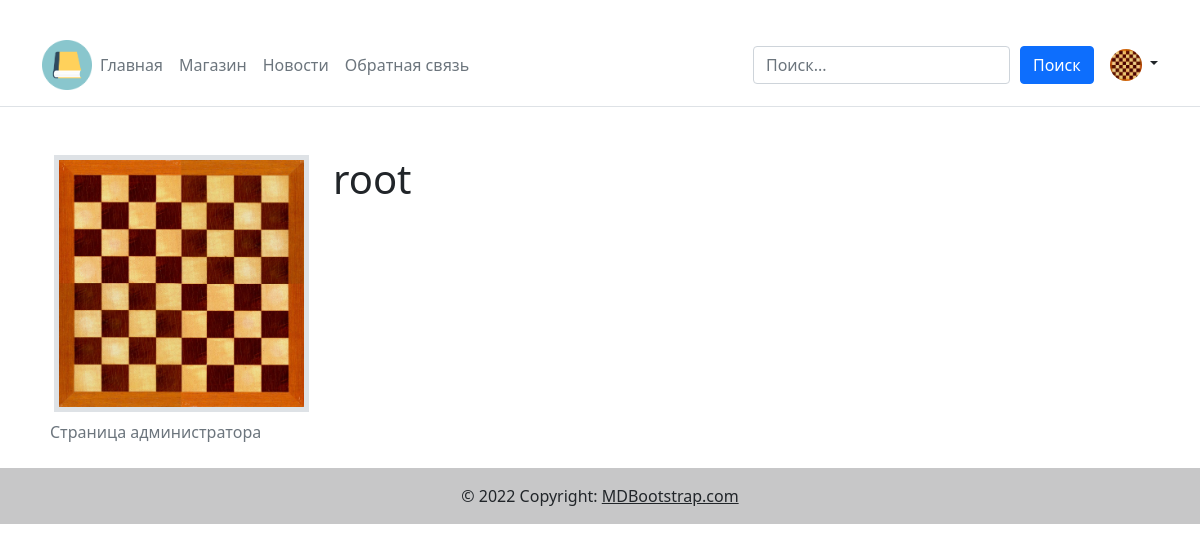
The app's page /profile (signed in), older data.
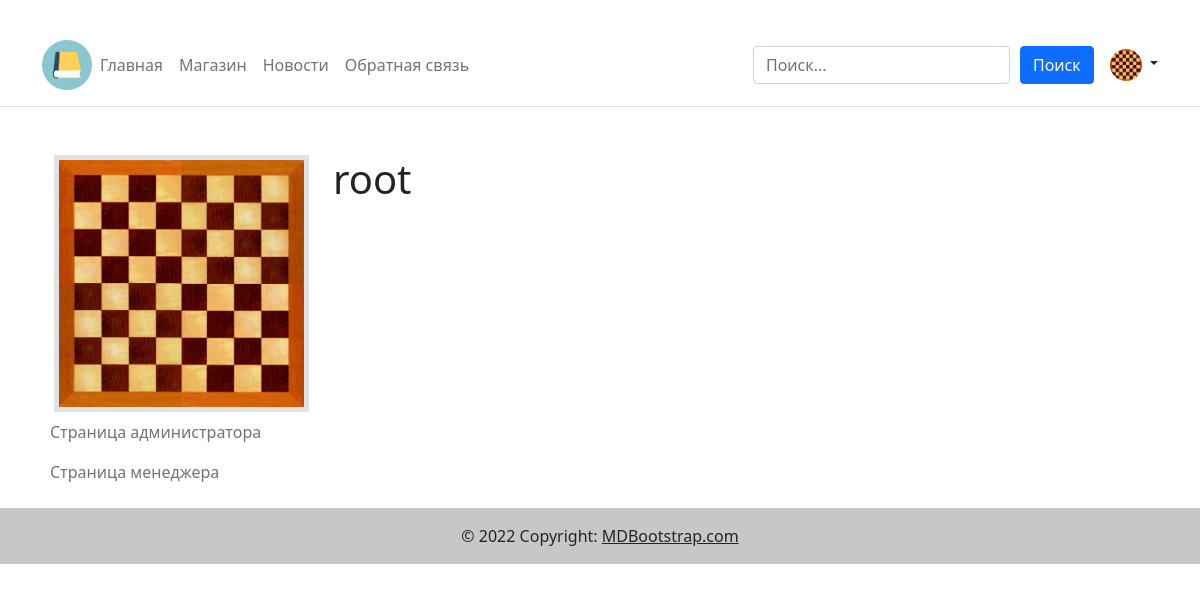
The same page, newer data.
### main/models.py (models this page shows)
class profile (models.Model):
    objects = None
    user = models.OneToOneField(User, on_delete=models.CASCADE)
    moderator = models.BooleanField(default=False, verbose_name = "Администратор")
    photo = models.ImageField(upload_to="photo/user/%Y/%m/%d/", null = True, verbose_name = "Фото пользователя")

### main/views.py (the view)
# urls.py: path('profile', views.profile_user, name='profile'),
def profile_user(request):
    moder = profile.objects.filter(user = request.user)
    if request.user.is_authenticated:
        photo_user=profile.objects.filter(user = request.user)
    else:
        photo_user = ""
    context ={
        'moder':moder,
        'photo_user':photo_user,
        }
    return render(request,"main/profile.html",context = context)

### main/templates/main/Profile.html (shortened to what this page needs)
﻿{% extends 'base.html' %}
{% block content %}
    {% for moder in moder %}
    <div class="container mt-5">
        <div class="row">
            <div class="col col-lg-3">
                <img class="d-block w-100 border border-5" src="../../../media/{{moder.photo}}">
            </div>
            <div class="col-5">
                <h1>{{user}}</h1>
            </div>
        </div>
    </div>
        {% if user.is_staff %}
            <div> <a class="nav-link px-2 link-secondary" href="{% url 'moderator:moderator_main' %}">Страница администратора</a></div>
        {% endif %}
        {% if moder.moderator %}
            <div> <a class="nav-link px-2 link-secondary" href="{% url 'moderator:manager_main' %}">Страница менеджера</a></div>
        {% endif %}
    {% endfor %}
{% endblock %}

### main/templates/base.html (shortened to what this page needs)
{% load static %}
<!DOCTYPE html>
<html lang="ru">
<head>
    <link href="https://cdn.jsdelivr.net/npm/bootstrap@5.0.2/dist/css/bootstrap.min.css" rel="stylesheet">
    <link rel="stylesheet" href="https://cdn.jsdelivr.net/npm/bootstrap-icons@1.9.1/font/bootstrap-icons.css">
</head>
<body>
    {% block header %}
    <header class="p-3 mb-3 border-bottom">
        <div class="container">
            <div class="d-flex flex-wrap align-items-center justify-content-center justify-content-lg-start">
                <img class="ml-5"style="height:50px;width:50px" src="../../media/photo/icon.png"/>
                <ol class="nav col-12 col-lg-auto me-lg-auto mb-2 justify-content-center mb-md-0">
                    <li><a class="nav-link px-2 link-secondary" href="{% url 'home' %}">Главная</a></li>
                    <li><a class="nav-link px-2 link-secondary" href="{% url 'store' %}">Магазин</a></li>
                    <li><a class="nav-link px-2 link-secondary" href="{% url 'news' %}">Новости</a></li>
                    <li><a class="nav-link px-2 link-secondary" href="{% url 'contact' %}">Обратная связь</a></li>
                </ol>
                    {% include 'search.html' %}
                <div class="dropdown text-end">
                    {% if request.user.is_authenticated %}
                    <div class="dropdown text-end">
                        <a href="#" class="d-block link-dark text-decoration-none dropdown-toggle" id="dropdownUser1" data-bs-toggle="dropdown" aria-expanded="false">
                            {% if photo_user %}
                                {% for photo_user in photo_user %}
                                    <img src="../../../media/{{photo_user.photo}}" alt="mdo" width="32" height="32" class="rounded-circle">
                                {% endfor %}
                            {% else %}
                                <img src="media/photo/no-photo.png" alt="mdo" width="32" height="32" class="rounded-circle">
                            {% endif %}
                        </a>
                    </div>
                    {% endif%}
                </div>
            </div>
        </div>
    </header>
    {% endblock header %}
    <div class="container mt-5">
        {% block content %}
        {% endblock content %}
    </div>
    {% block footer %}
    <footer class="bg-light text-center text-lg-start mt-3">
        <div class="text-center p-3" style="background-color: rgba(0, 0, 0, 0.2);">
            © 2022 Copyright:
            <a class="text-dark" href="https://mdbootstrap.com/">MDBootstrap.com</a>
        </div>
    </footer>
    {% endblock %}
</body>
</html>

### main/templates/search.html
﻿<form  name="search" action="{% url 'cart:search' %}" method="get" class="col-12 col-lg-auto mb-3 mb-lg-0 me-lg-3">
    <ol class="nav col-12 col-lg-auto me-lg-auto mb-2 justify-content-center mb-md-0">
        <li><input type="search" class="form-control" placeholder="Поиск..." aria-label="Search" name="search"></li>
        <li><input style="margin-left:10px" type="submit" class="btn btn-primary" value="Поиск" /></li>
    </ol>
</form>

Row changes from the older to the newer data that the page shows:
changed profile: now shows "Страница менеджера"
